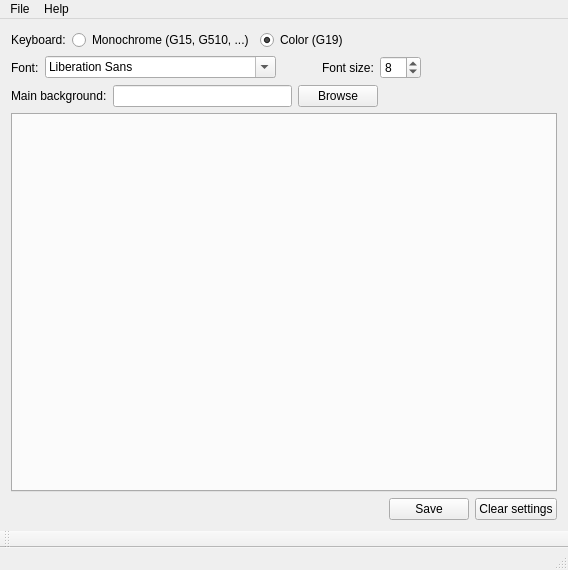
<?xml version="1.0" encoding="UTF-8"?>
<ui version="4.0">
 <class>MainWindow</class>
 <widget class="QMainWindow" name="MainWindow">
  <property name="geometry">
   <rect>
    <x>0</x>
    <y>0</y>
    <width>568</width>
    <height>570</height>
   </rect>
  </property>
  <property name="windowTitle">
   <string>MainWindow</string>
  </property>
  <widget class="QWidget" name="centralWidget">
   <layout class="QGridLayout" name="gridLayout">
    <item row="0" column="0">
     <layout class="QHBoxLayout" name="horizontalLayout_4">
      <item>
       <widget class="QLabel" name="label_4">
        <property name="text">
         <string>Keyboard:</string>
        </property>
       </widget>
      </item>
      <item>
       <widget class="QRadioButton" name="monochromeRadioButton">
        <property name="text">
         <string>Monochrome (G15, G510, ...)</string>
        </property>
        <attribute name="buttonGroup">
         <string notr="true">keyboardGroup</string>
        </attribute>
       </widget>
      </item>
      <item>
       <widget class="QRadioButton" name="colorRadioButton">
        <property name="text">
         <string>Color (G19)</string>
        </property>
        <property name="checked">
         <bool>true</bool>
        </property>
        <attribute name="buttonGroup">
         <string notr="true">keyboardGroup</string>
        </attribute>
       </widget>
      </item>
      <item>
       <spacer name="horizontalSpacer_5">
        <property name="orientation">
         <enum>Qt::Horizontal</enum>
        </property>
        <property name="sizeHint" stdset="0">
         <size>
          <width>40</width>
          <height>20</height>
         </size>
        </property>
       </spacer>
      </item>
     </layout>
    </item>
    <item row="1" column="0">
     <layout class="QHBoxLayout" name="horizontalLayout">
      <item>
       <widget class="QLabel" name="label">
        <property name="text">
         <string>Font:</string>
        </property>
       </widget>
      </item>
      <item>
       <widget class="QFontComboBox" name="fontComboBox"/>
      </item>
      <item>
       <spacer name="horizontalSpacer">
        <property name="orientation">
         <enum>Qt::Horizontal</enum>
        </property>
        <property name="sizeType">
         <enum>QSizePolicy::Fixed</enum>
        </property>
        <property name="sizeHint" stdset="0">
         <size>
          <width>40</width>
          <height>20</height>
         </size>
        </property>
       </spacer>
      </item>
      <item>
       <widget class="QLabel" name="label_2">
        <property name="text">
         <string>Font size:</string>
        </property>
       </widget>
      </item>
      <item>
       <widget class="QSpinBox" name="spinBox">
        <property name="value">
         <number>8</number>
        </property>
       </widget>
      </item>
      <item>
       <spacer name="horizontalSpacer_4">
        <property name="orientation">
         <enum>Qt::Horizontal</enum>
        </property>
        <property name="sizeHint" stdset="0">
         <size>
          <width>40</width>
          <height>20</height>
         </size>
        </property>
       </spacer>
      </item>
     </layout>
    </item>
    <item row="2" column="0">
     <layout class="QHBoxLayout" name="backgroundHorizontalLayout">
      <item>
       <widget class="QLabel" name="label_3">
        <property name="text">
         <string>Main background:</string>
        </property>
       </widget>
      </item>
      <item>
       <widget class="QLineEdit" name="browseLine"/>
      </item>
      <item>
       <widget class="QPushButton" name="browseButton">
        <property name="text">
         <string>Browse</string>
        </property>
       </widget>
      </item>
      <item>
       <spacer name="horizontalSpacer_2">
        <property name="orientation">
         <enum>Qt::Horizontal</enum>
        </property>
        <property name="sizeHint" stdset="0">
         <size>
          <width>40</width>
          <height>20</height>
         </size>
        </property>
       </spacer>
      </item>
     </layout>
    </item>
    <item row="3" column="0">
     <widget class="QTabWidget" name="tabWidget">
      <property name="currentIndex">
       <number>-1</number>
      </property>
      <property name="tabsClosable">
       <bool>false</bool>
      </property>
      <property name="movable">
       <bool>true</bool>
      </property>
     </widget>
    </item>
    <item row="4" column="0">
     <layout class="QHBoxLayout" name="horizontalLayout_3">
      <item>
       <spacer name="horizontalSpacer_3">
        <property name="orientation">
         <enum>Qt::Horizontal</enum>
        </property>
        <property name="sizeHint" stdset="0">
         <size>
          <width>40</width>
          <height>20</height>
         </size>
        </property>
       </spacer>
      </item>
      <item>
       <widget class="QPushButton" name="pushButton_2">
        <property name="text">
         <string>Save</string>
        </property>
       </widget>
      </item>
      <item>
       <widget class="QPushButton" name="clearSettingsButton">
        <property name="text">
         <string>Clear settings</string>
        </property>
       </widget>
      </item>
     </layout>
    </item>
   </layout>
  </widget>
  <widget class="QMenuBar" name="menuBar">
   <property name="geometry">
    <rect>
     <x>0</x>
     <y>0</y>
     <width>568</width>
     <height>21</height>
    </rect>
   </property>
   <widget class="QMenu" name="menuFile">
    <property name="title">
     <string>File</string>
    </property>
    <addaction name="actionSave"/>
    <addaction name="actionLoad_default_settings"/>
    <addaction name="actionExit"/>
   </widget>
   <widget class="QMenu" name="menuHelp">
    <property name="title">
     <string>Help</string>
    </property>
    <addaction name="actionAbout"/>
    <addaction name="actionReport_issue"/>
   </widget>
   <addaction name="menuFile"/>
   <addaction name="menuHelp"/>
  </widget>
  <widget class="QToolBar" name="mainToolBar">
   <attribute name="toolBarArea">
    <enum>BottomToolBarArea</enum>
   </attribute>
   <attribute name="toolBarBreak">
    <bool>false</bool>
   </attribute>
  </widget>
  <widget class="QStatusBar" name="statusBar"/>
  <action name="actionMonochrome">
   <property name="checkable">
    <bool>true</bool>
   </property>
   <property name="text">
    <string>Monochrome</string>
   </property>
  </action>
  <action name="actionColor">
   <property name="checkable">
    <bool>true</bool>
   </property>
   <property name="text">
    <string>Color</string>
   </property>
  </action>
  <action name="actionExit">
   <property name="text">
    <string>Exit</string>
   </property>
  </action>
  <action name="actionSave">
   <property name="text">
    <string>Save</string>
   </property>
  </action>
  <action name="actionBackup_settings">
   <property name="text">
    <string>Backup settings</string>
   </property>
  </action>
  <action name="actionAbout">
   <property name="text">
    <string>About</string>
   </property>
  </action>
  <action name="actionHelp">
   <property name="text">
    <string>Help</string>
   </property>
  </action>
  <action name="actionReport_issue">
   <property name="text">
    <string>Report issue</string>
   </property>
  </action>
  <action name="actionLoad_default_settings">
   <property name="text">
    <string>Load default settings</string>
   </property>
  </action>
 </widget>
 <layoutdefault spacing="6" margin="11"/>
 <resources/>
 <connections/>
 <buttongroups>
  <buttongroup name="keyboardGroup"/>
 </buttongroups>
</ui>
